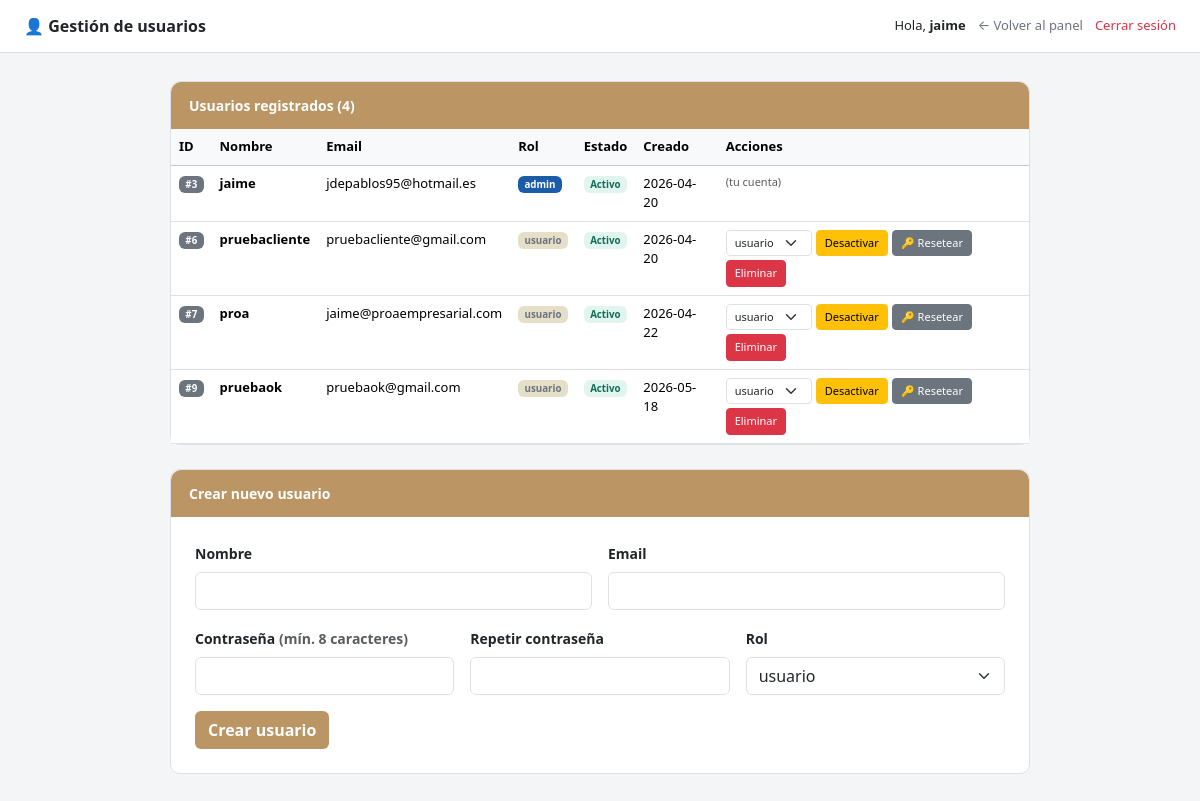
Page /libreriaCodigo/usuarios.php (signed in) on the committed database.
### tables this page shows
CREATE TABLE `usuarios` (
  `id` int NOT NULL,
  `nombre` varchar(100) NOT NULL,
  `email` varchar(150) NOT NULL,
  `password` varchar(255) NOT NULL COMMENT 'bcrypt hash',
  `rol` enum('admin','usuario') NOT NULL DEFAULT 'usuario',
  `activo` tinyint(1) NOT NULL DEFAULT '1' COMMENT '0 = cuenta desactivada',
  `created_at` timestamp NOT NULL DEFAULT CURRENT_TIMESTAMP,
  `updated_at` timestamp NOT NULL DEFAULT CURRENT_TIMESTAMP ON UPDATE CURRENT_TIMESTAMP,
  `must_change_password` tinyint(1) NOT NULL DEFAULT '0'
);

### libreriaCodigo/php/config.php (called while the page is built, shortened)
<?php
function getDB(): PDO
{
    static $pdo = null;
    if ($pdo === null) {
        $dsn = sprintf('mysql:host=%s;dbname=%s;charset=%s', DB_HOST, DB_NAME, DB_CHARSET);
        $pdo = new PDO($dsn, DB_USER, DB_PASS, [
            PDO::ATTR_ERRMODE            => PDO::ERRMODE_EXCEPTION,
            PDO::ATTR_DEFAULT_FETCH_MODE => PDO::FETCH_ASSOC,
            PDO::ATTR_EMULATE_PREPARES   => false,
        ]);
    }
    return $pdo;
}

### libreriaCodigo/usuarios.php (the view, shortened to what this page needs)
<?php
require_once 'php/config.php';
$usuarios = getDB()->query("SELECT id, nombre, email, rol, activo, created_at FROM usuarios ORDER BY id")->fetchAll();
?>
<!DOCTYPE html>
<html lang="es">
<head>
<link rel="stylesheet" href="https://cdn.jsdelivr.net/npm/bootstrap@5.3.3/dist/css/bootstrap.min.css">
</head>
<body>
<div class="topbar">
  <div class="topbar-title">👤 Gestión de usuarios</div>
  <div class="topbar-links">
    <span>Hola, <strong><?= htmlspecialchars($_SESSION['usuario_nombre']) ?></strong></span>
    <a href="gestion.php">← Volver al panel</a>
    <a href="logout.php" class="text-danger">Cerrar sesión</a>
  </div>
</div>
<div class="contenedor">
  <div class="card mt-3">
    <div class="card-header-custom">Usuarios registrados (<?= count($usuarios) ?>)</div>
    <div class="table-responsive">
      <table class="table table-hover mb-0" style="font-size:13px">
        <thead class="table-light">
          <tr>
            <th>ID</th><th>Nombre</th><th>Email</th><th>Rol</th><th>Estado</th><th>Creado</th><th>Acciones</th>
          </tr>
        </thead>
        <tbody>
          <?php foreach ($usuarios as $u): ?>
          <tr>
            <td><span class="badge bg-secondary">#<?= $u['id'] ?></span></td>
            <td><strong><?= htmlspecialchars($u['nombre']) ?></strong></td>
            <td><?= htmlspecialchars($u['email']) ?></td>
            <td>
              <span class="badge <?= $u['rol'] === 'admin' ? 'badge-admin' : 'badge-usuario' ?>">
                <?= $u['rol'] ?>
              </span>
            </td>
            <td>
              <span class="badge <?= $u['activo'] ? 'badge-activo' : 'badge-inactivo' ?>">
                <?= $u['activo'] ? 'Activo' : 'Inactivo' ?>
              </span>
            </td>
            <td><?= substr($u['created_at'], 0, 10) ?></td>
            <td>
              <div class="d-flex gap-1 flex-wrap">
                <?php if ($u['id'] !== $_SESSION['usuario_id']): ?>
                <form method="POST" class="d-inline">
                  <select name="rol" class="form-select form-select-sm d-inline w-auto" onchange="this.form.submit()" style="font-size:11px">
                    <option value="usuario" <?= $u['rol']==='usuario'?'selected':'' ?>>usuario</option>
                  </select>
                </form>
                <form method="POST" class="d-inline">
                  <button class="btn btn-sm <?= $u['activo'] ? 'btn-warning' : 'btn-success' ?>" style="font-size:11px">
                    <?= $u['activo'] ? 'Desactivar' : 'Activar' ?>
                  </button>
                </form>
                <form method="POST" class="d-inline" onsubmit="return confirm('¿Resetear la contraseña de <?= htmlspecialchars($u['nombre']) ?>? Se generará una contraseña temporal.')">
                  <button class="btn btn-sm btn-secondary" style="font-size:11px">🔑 Resetear</button>
                </form>
                <form method="POST" class="d-inline" onsubmit="return confirm('¿Eliminar a <?= htmlspecialchars($u['nombre']) ?>?')">
                  <button class="btn btn-sm btn-danger" style="font-size:11px">Eliminar</button>
                </form>
                <?php else: ?>
                  <span class="text-muted" style="font-size:11px">(tu cuenta)</span>
                <?php endif; ?>
              </div>
            </td>
          </tr>
          <?php endforeach; ?>
        </tbody>
      </table>
    </div>
  </div>
  <div class="card mt-4 mb-5">
    <div class="card-header-custom">Crear nuevo usuario</div>
    <div class="card-body p-4">
      <form method="POST">
        <div class="row g-3">
          <div class="col-md-6">
            <label class="form-label small fw-semibold">Nombre</label>
            <input type="text" name="nombre" class="form-control" value="<?= htmlspecialchars($_POST['nombre'] ?? '') ?>" required>
          </div>
          <div class="col-md-6">
            <label class="form-label small fw-semibold">Email</label>
            <input type="email" name="email" class="form-control" value="<?= htmlspecialchars($_POST['email'] ?? '') ?>" required>
          </div>
          <div class="col-md-4">
            <label class="form-label small fw-semibold">Contraseña <span class="text-muted">(mín. 8 caracteres)</span></label>
            <input type="password" name="password" class="form-control" required>
          </div>
          <div class="col-md-4">
            <label class="form-label small fw-semibold">Repetir contraseña</label>
            <input type="password" name="password2" class="form-control" required>
          </div>
          <div class="col-md-4">
            <label class="form-label small fw-semibold">Rol</label>
            <select name="rol" class="form-select">
              <option value="usuario">usuario</option>
            </select>
          </div>
          <div class="col-12">
            <button type="submit" class="btn" style="background:#bb9564;color:#fff;font-weight:600">Crear usuario</button>
          </div>
        </div>
      </form>
    </div>
  </div>
</div>
</body>
</html>

### libreriaCodigo/usuarios.php (style rules this page uses)
body { background: #f4f5f7; }
.topbar { background: #fff; border-bottom: 1px solid #dde1e7; padding: 14px 24px; display: flex; align-items: center; justify-content: space-between; }
.topbar-title { font-size: 16px; font-weight: 700; }
.topbar-links { display: flex; gap: 12px; align-items: center; font-size: 13px; }
.topbar-links a { color: #6b7280; text-decoration: none; }
.contenedor { max-width: 900px; margin: 28px auto; padding: 0 20px; }
.card { border-radius: 10px; border: 1px solid #dde1e7; }
.card-header-custom { background: #bb9564; color: #fff; padding: 13px 18px; font-weight: 700; font-size: 14px; border-radius: 10px 10px 0 0; }
.badge-admin { background: #1a5ca8; color: #fff; }
.badge-usuario { background: #e5dfc7; color: #6b7280; }
.badge-activo { background: #e1f5ee; color: #0f6e56; }

### rows in the picture
usuarios: id "3", nombre "jaime", email "jdepablos95@hotmail.es", rol "admin", activo "Activo", created_at "2026-04-20", shows "(tu cuenta)"
usuarios: id "6", nombre "pruebacliente", email "pruebacliente@gmail.com", rol "usuario", activo "Activo", created_at "2026-04-20"
usuarios: id "7", nombre "proa", email "jaime@proaempresarial.com", rol "usuario", activo "Activo", created_at "2026-04-22"
usuarios: id "9", nombre "pruebaok", email "pruebaok@gmail.com", rol "usuario", activo "Activo", created_at "2026-05-18"

### other values in the picture
$_SESSION['usuario_nombre'] "jaime"
count($usuarios) "4"
